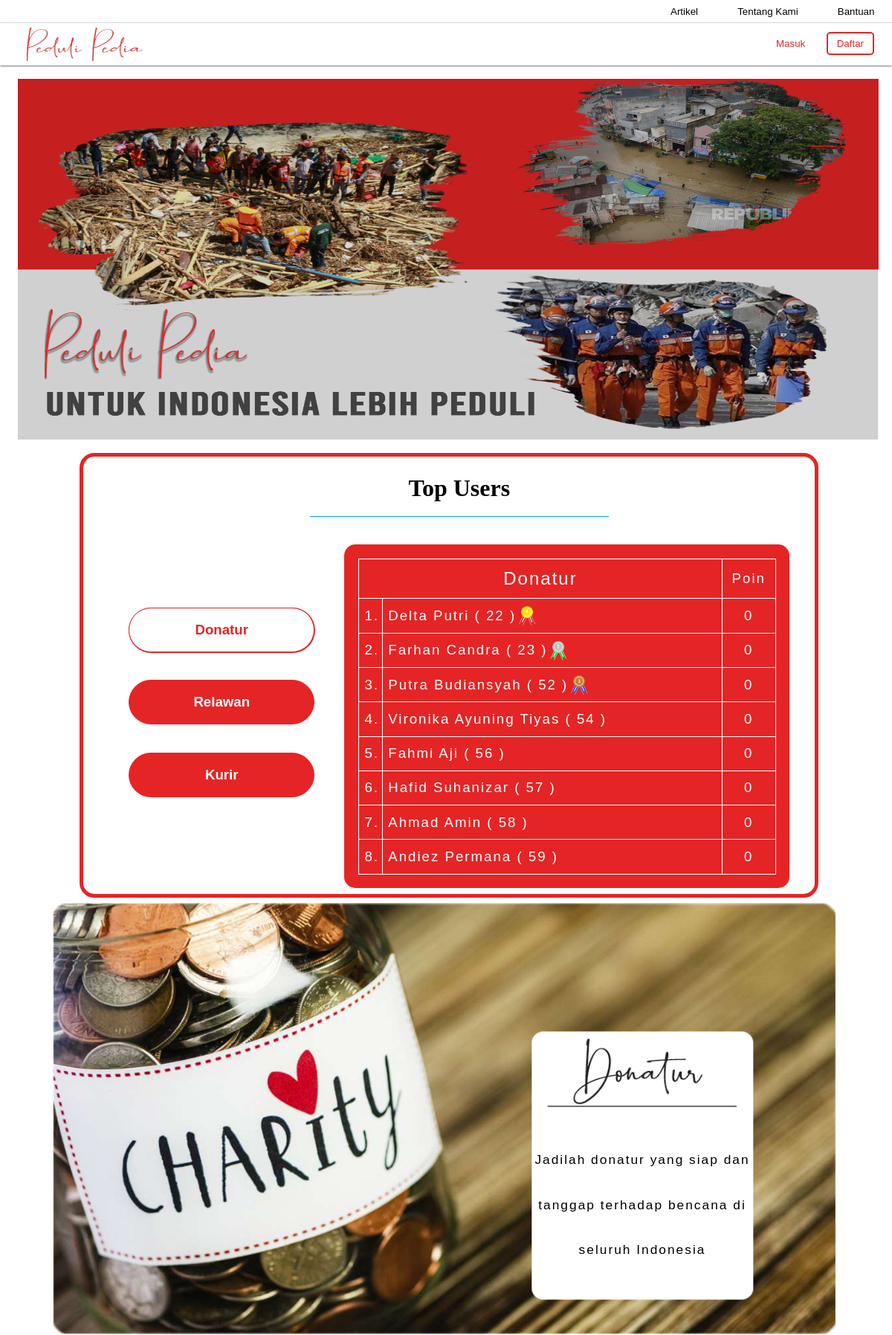
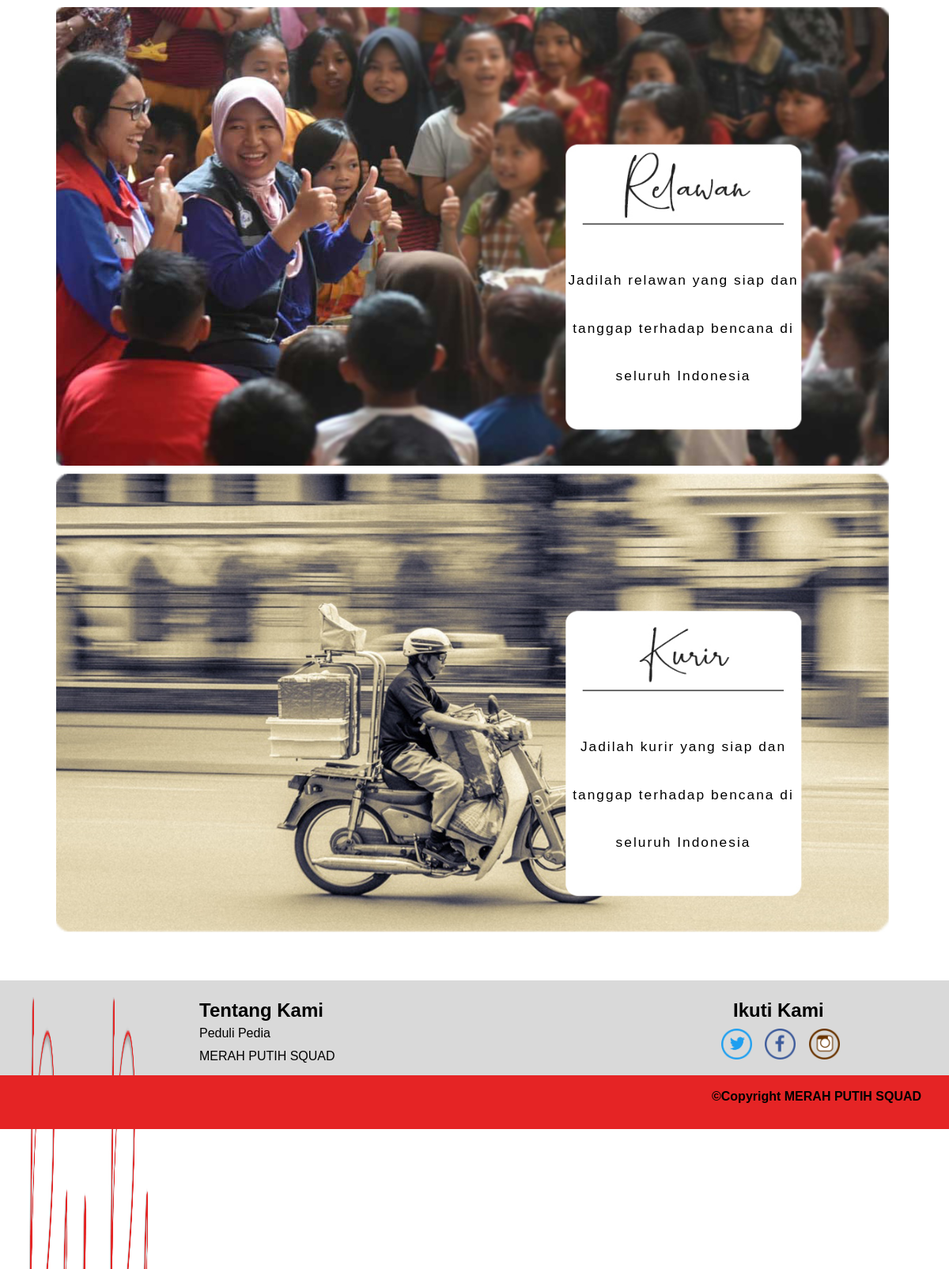
The page / (upper part) on the database its author committed (2 pictures, top to bottom).
### tables this page shows
CREATE TABLE `donatur` (
  `ID_DONATUR` int(10) NOT NULL,
  `NAMA` varchar(40) NOT NULL,
  `USERNAME` varchar(40) NOT NULL,
  `EMAIL` varchar(40) NOT NULL,
  `PASSWORD` varchar(100) NOT NULL,
  `STATUS` varchar(7) NOT NULL,
  `POIN` int(10) NOT NULL,
  `NIK` varchar(30) NOT NULL,
  `JENIS_KELAMIN` varchar(12) NOT NULL,
  `TANGGAL_LAHIR` date NOT NULL
);

### index.php (the view, shortened to what this page needs)
<!DOCTYPE html>
<html lang="id">
<head>
	<link rel="stylesheet" type="text/css" href="CSS/style.css">
	<link rel="stylesheet" type="text/css" href="CSS/responsive-style.css">
</head>
<body>
	<div class="navbar">
		<div class="merah">
			<ul>
				<li><a href="cara-donasi.php">Bantuan</a></li>
				<li><a href="tentang-kami.php">Tentang Kami</a></li>
				<li><a href="artikel.php">Artikel</a></li>
			</ul>
		</div>
		<div class="logo" id="logo">
				<a href="index.php"><img src="Images/logo.png" /></a>
				<button id="masuk">Masuk</button>
				<button id="daftar">Daftar</button>
		</div>
	</div>
	<div class="slideshow-container">
		<div class="mySlides fade">
  			<img src="Images/artikel-1.jpg">
		</div>
	</div>
	<?php
		require 'PHP/config.php';
		$query = mysqli_query($conn, "SELECT id_donatur, nama, poin FROM donatur ORDER BY POIN DESC LIMIT 8");
		$array = array();
		$index = 0;
		foreach($query as $data) {
			$array[$index]['nama'] = $data['nama'];
			$array[$index]['id_donatur'] = $data['id_donatur'];
			$array[$index]['poin'] = $data['poin'];
			$index++;
		}
	?>
	<div class="best">
		<div class="title">
			<h1>Top Users</h1>
		</div>
		<div class="grade">
			<button id="donatur" class="active">Donatur</button>
			<button id="relawan">Relawan</button>
			<button id="kurir">Kurir</button>
		</div>
		<div class="grade-donatur">
			<table>
				<tr>
					<td colspan="2" id="donatur">Donatur</td>
					<td id="poin">Poin</td>
				</tr>
				<tr>
					<td>1.</td>
					<td><?= $array[0]['nama'] . ' ( ' . $array[0]['id_donatur'] . ' ) ';?><img src="Images/first.png" id="grade"></td>
					<td id="poin"><?= $array[0]['poin']; ?></td>
				</tr>
				<tr>
					<td>2.</td>
					<td><?= $array[1]['nama'] . ' ( ' . $array[1]['id_donatur'] . ' ) ';?><img src="Images/second.png" id="grade"></td>
					<td id="poin"><?= $array[1]['poin']; ?></td>
				</tr>
				<tr>
					<td>3.</td>
					<td><?= $array[2]['nama'] . ' ( ' . $array[2]['id_donatur'] . ' ) ';?><img src="Images/third.png" id="grade"></td>
					<td id="poin"><?= $array[2]['poin']; ?></td>
				</tr>
				<tr>
					<td>4.</td>
					<td><?= $array[3]['nama'] . ' ( ' . $array[3]['id_donatur'] . ' ) ';?></td>
					<td id="poin"><?= $array[3]['poin']; ?></td>
				</tr>
				<tr>
					<td>5.</td>
					<td><?= $array[4]['nama'] . ' ( ' . $array[4]['id_donatur'] . ' ) ';?></td>
					<td id="poin"><?= $array[4]['poin']; ?></td>
				</tr>
				<tr>
					<td>6.</td>
					<td><?= $array[5]['nama'] . ' ( ' . $array[5]['id_donatur'] . ' ) ';?></td>
					<td id="poin"><?= $array[5]['poin']; ?></td>
				</tr>
				<tr>
					<td>7.</td>
					<td><?= $array[6]['nama'] . ' ( ' . $array[6]['id_donatur'] . ' ) ';?></td>
					<td id="poin"><?= $array[6]['poin']; ?></td>
				</tr>
				<tr>
					<td>8.</td>
					<td><?= $array[7]['nama'] . ' ( ' . $array[7]['id_donatur'] . ' ) ';?></td>
					<td id="poin"><?= $array[7]['poin']; ?></td>
				</tr>
			</table>
		</div>
	</div>
	<div class="donatur" id="donaturr">
		<img src="Images/Donatur.jpg">
		<div class="description">
			<p id="description">Jadilah donatur yang siap dan<br/>tanggap terhadap bencana di<br/>seluruh Indonesia</p>
		</div>
	</div>
	<div class="relawan" id="relawann">
		<img src="Images/Relawan.jpg">
		<div class="description">
			<p id="description">Jadilah relawan yang siap dan<br/>tanggap terhadap bencana di<br/>seluruh Indonesia</p>
		</div>
	</div>
	<div class="kurir" id="kurirr">
		<img src="Images/Kurir.jpg">
		<div class="description">
			<p id="description">Jadilah kurir yang siap dan<br/>tanggap terhadap bencana di<br/>seluruh Indonesia</p>
		</div>
	</div>
	<?php require 'Footer/footer.php'; ?>
</body>
</html>

### CSS/style.css (style rules this page uses)
* { margin :0; padding: 0; font-family: sans-serif; }
html { scroll-behavior: smooth; }
.navbar { position: sticky; position: -webkit-sticky; top: 0; z-index: 2; box-shadow: 0 0 3px 0; }
.merah { background-color: #fff; border-bottom: .1px solid rgb(214, 214, 214); width: 100%; height: 30px; }
.merah ul { list-style: none; overflow: hidden; padding-left: 20px; }
.merah ul li { margin-top: .5%; float: right; margin-right: 2%; margin-left: 2.5%; }
.merah ul li a { text-decoration: none; color: black; font-size: 10pt; }
.logo { background-color: white; width: 100%; height: 57px; }
.logo a img { top: 42%; left: 3%; width: 13%; height: 60%; position: absolute; }
.logo button#masuk { margin-left: 86%; margin-top: 1.2%; padding: .5% 1%; font-size: 10pt; border: none; background: white; color:#e52425; outline:none; cursor: pointer; }
.logo button#daftar { margin-left: 1%; padding: .5% 1%; font-size: 10pt; border:2px solid #e52425; color: #e52425; border-radius: 5px; background: white; outline:none; cursor: pointer; }
.mySlides { display: none; margin-top: 4px; }
.slideshow-container { margin-top: 1%; margin-left: 2%; padding-top: 80px; width: 76%; position: relative; }
.slideshow-container .fade img { width: 127%; margin-top: -8.5%; height: 485px; vertical-align: middle; }
.active { background-color: #717171; }
.fade { -webkit-animation-name: fade; -webkit-animation-duration: 20s; animation-name: fade; animation-duration: 20s; }
.donatur { margin-top: 1%; margin-left: 1%; width: 97.5%; }
.donatur img { margin-top:-.5%; margin-left: 5%; width: 90%; height: 580px; }
.donatur .description { width: 38%; height: 68%; margin-top: -30%; margin-left: 52%; position: absolute; border-radius: 20px; z-index: 1; }
.donatur .description p#description { letter-spacing: 2px; text-align: center; font-size: 13pt; margin-top: 20%; line-height: 350%; }
.relawan { margin-top: 1%; margin-left: 1%; width: 97.5%; }
.relawan img { margin-top:-.5%; margin-left: 5%; width: 90%; height: 580px; }
.relawan .description { width: 38%; height: 68%; margin-top: -30%; margin-left: 52%; position: absolute; border-radius: 20px; z-index: 1; }
.relawan .description p#description { letter-spacing: 2px; text-align: center; font-size: 13pt; margin-top: 20%; line-height: 350%; }
.kurir { margin-top: 1%; margin-left: 1%; width: 97.5%; }
.kurir img { margin-top:-.5%; margin-left: 5%; width: 90%; height: 580px; }
.kurir .description { width: 38%; height: 68%; margin-top: -30%; margin-left: 52%; position: absolute; border-radius: 20px; z-index: 1; }
.kurir .description p#description { letter-spacing: 2px; text-align: center; font-size: 13pt; margin-top: 20%; line-height: 350%; }
.best { border :5px solid #e52425; border-radius: 20px; height: 480px; margin-top: 1.5%; margin-left: 8.9%; width: 78%; padding: 2% 2% 7% 2%; }
.best .title { margin-left: 30%; width: 43%; border-bottom: 1px solid #03a9f4; padding-bottom: 2%; }
.best .title h1 { text-align: center; font-family: newFont; }
.grade { margin-top: 13%; margin-left: 2%; width: 20%; height: auto; }
img#grade { width: 2.5%; margin-top: -.3%; position: absolute; }
.grade button { background-color: #e52425; border:1px solid #e52425; box-shadow: .5px .5px .5px .5px; margin-left: 10%; width: 50%; height: 10%; display: block; margin-top: 20%; color: white; border-radius: 30px; width: 250px; height: 60px; font-weight: bold; font-size: 14pt; outline: none; cursor: pointer; }
.grade button#donatur { margin-top: 50%; }
.grade-donatur { margin-top: -36.3%; margin-left: 35%; width: 60%; background-color: #e52425; border-radius: 15px; padding: 2%; }
.grade-donatur table { width: 100%; height: 425px; }
.grade-donatur table { border-color: white; padding: 10px; }
.grade-donatur table tr td { padding: 1.3%; font-size: 14pt; letter-spacing: 2px; color: white; }
.best table, tr, td { border:1px solid white; border-collapse: collapse; }
.grade-donatur table tr td#donatur { text-align: center; font-size: 18pt; }
.grade-donatur table tr td#poin { text-align: center; }
.grade button.active { background-color: white; border:1px solid #e52425; color: #e52425; }

### rows shown on the page
donatur: NAMA "Delta Putri", ID_DONATUR "22", POIN "0"
donatur: NAMA "Farhan Candra", ID_DONATUR "23", POIN "0"
donatur: NAMA "Putra Budiansyah", ID_DONATUR "52", POIN "0"
donatur: NAMA "Vironika Ayuning Tiyas", ID_DONATUR "54", POIN "0"
donatur: NAMA "Fahmi Aji", ID_DONATUR "56", POIN "0"
donatur: NAMA "Hafid Suhanizar", ID_DONATUR "57", POIN "0"
donatur: NAMA "Ahmad Amin", ID_DONATUR "58", POIN "0"
donatur: NAMA "Andiez Permana", ID_DONATUR "59", POIN "0"
